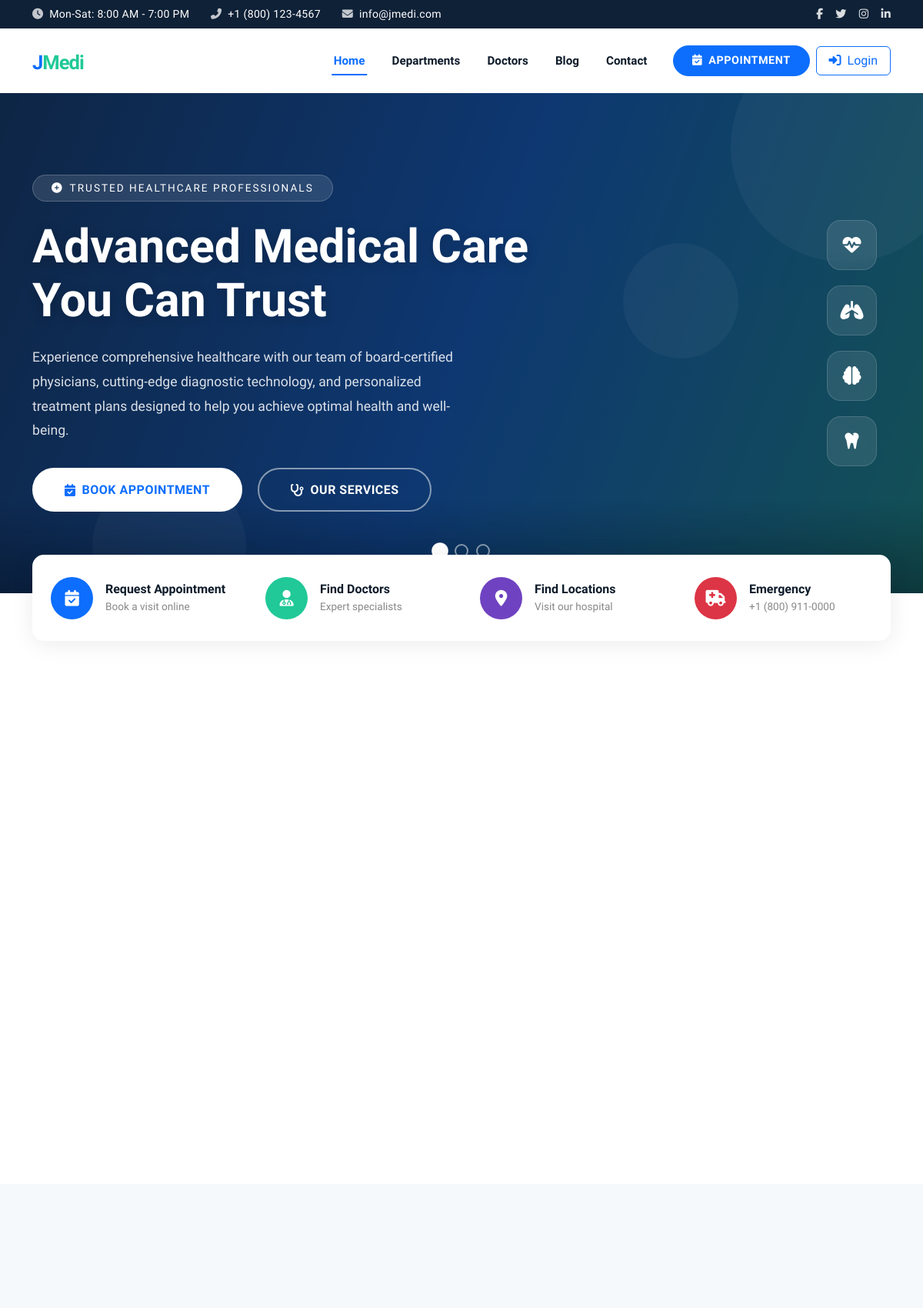
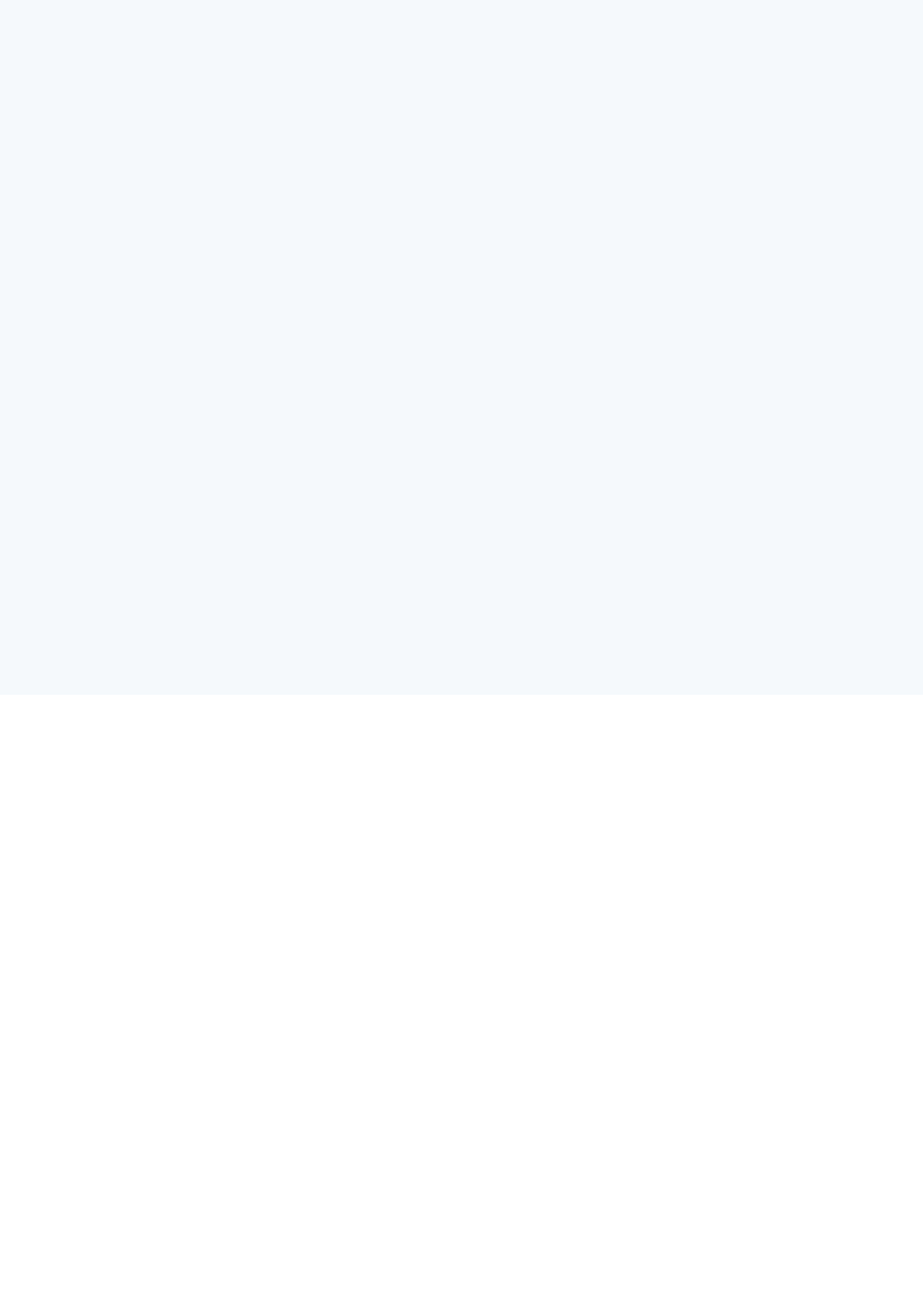
The page / (upper part) on the database its author committed (2 pictures, top to bottom).
### tables this page shows
CREATE TABLE IF NOT EXISTS `hero_slides` (
    `id`               INT AUTO_INCREMENT PRIMARY KEY,
    `title`            VARCHAR(255) NOT NULL,
    `subtitle`         VARCHAR(255),
    `description`      TEXT,
    `button_text`      VARCHAR(100) DEFAULT 'See All Services',
    `button_link`      VARCHAR(255) DEFAULT '/public/departments.php',
    `background_image` VARCHAR(255),
    `overlay_color`    VARCHAR(50)  DEFAULT 'rgba(15,33,55,0.7)',
    `text_animation`   VARCHAR(50)  DEFAULT 'fadeIn',
    `transition_effect` VARCHAR(50) DEFAULT 'slide',
    `sort_order`       INT          DEFAULT 0,
    `status`           SMALLINT     DEFAULT 1,
    `created_at`       TIMESTAMP    DEFAULT CURRENT_TIMESTAMP
);

### includes/functions.php (called while the page is built, shortened)
<?php
function e(string $str): string {
    return htmlspecialchars($str, ENT_QUOTES, 'UTF-8');
}
function getSettings(PDO $pdo): array {
    $stmt = $pdo->query("SELECT setting_key, setting_value FROM settings");
    $settings = [];
    while ($row = $stmt->fetch()) {
        $settings[$row['setting_key']] = $row['setting_value'];
    }
    return $settings;
}
function getHomeSection(PDO $pdo, string $key): array {
    try {
        $stmt = $pdo->prepare("SELECT section_data FROM home_sections WHERE section_key = :key");
        $stmt->execute([':key' => $key]);
        $row = $stmt->fetch();
        return $row ? json_decode($row['section_data'], true) : [];
    } catch (Exception $e) {
        return [];
    }
}
function getHeroSlides(PDO $pdo, bool $activeOnly = false): array {
    $sql = "SELECT * FROM hero_slides";
    if ($activeOnly) $sql .= " WHERE status = 1";
    $sql .= " ORDER BY sort_order ASC, id ASC";
    return $pdo->query($sql)->fetchAll();
}

### public/index.php (the view, shortened to what this page needs)
<?php
require_once __DIR__ . '/../includes/header.php';
$emergencyPhone = $settings['emergency_phone'] ?? '';
$heroSlides = getHeroSlides($pdo, true);
$infoStripData = getHomeSection($pdo, 'info_strip');
$secVis = getHomeSection($pdo, 'section_visibility');
if (empty($secVis)) $secVis = [];
$isVisible = function($key) use ($secVis) { return !isset($secVis[$key]) || !empty($secVis[$key]); };
?>
<?php if ($isVisible('hero_slider')): ?>
<?php if (!empty($heroSlides)): ?>
<section class="hero-slider">
    <div id="heroSlider" class="carousel slide" data-bs-ride="carousel" data-bs-interval="6000">
        <div class="carousel-indicators">
            <?php foreach ($heroSlides as $i => $slide): ?>
            <button type="button" data-bs-target="#heroSlider" data-bs-slide-to="<?= $i ?>" <?= $i === 0 ? 'class="active"' : '' ?>></button>
            <?php endforeach; ?>
        </div>
        <div class="carousel-inner">
            <?php foreach ($heroSlides as $i => $slide):
                $bgStyle = !empty($slide['background_image'])
                    ? "background-image:url('" . e($slide['background_image']) . "');"
                    : "background:linear-gradient(110deg, #0f2b5c 0%, #0D6EFD 50%, #20C997 100%);";
                $overlay = e($slide['overlay_color'] ?? 'rgba(15,33,55,0.7)');
                $anim = e($slide['text_animation'] ?? 'fadeIn');
            ?>
            <div class="carousel-item <?= $i === 0 ? 'active' : '' ?>" data-animation="<?= $anim ?>" data-transition="<?= e($slide['transition_effect'] ?? 'slide') ?>">
                <div class="slide-bg" style="<?= $bgStyle ?>"></div>
                <div class="slide-overlay" style="background:<?= $overlay ?>;"></div>
                <div class="slide-floating-shapes">
                    <div class="floating-shape"></div>
                    <div class="floating-shape"></div>
                    <div class="floating-shape"></div>
                </div>
                <div class="slide-content">
                    <div class="container">
                        <div class="row align-items-center">
                            <div class="col-lg-8">
                                <?php if (!empty($slide['subtitle'])): ?>
                                <div class="slide-subtitle"><i class="fas fa-plus-circle me-2"></i><?= e($slide['subtitle']) ?></div>
                                <?php endif; ?>
                                <h1 class="slide-title"><?= e($slide['title']) ?></h1>
                                <?php if (!empty($slide['description'])): ?>
                                <p class="slide-description"><?= e($slide['description']) ?></p>
                                <?php endif; ?>
                                <div class="slide-buttons">
                                    <a href="<?= e($slide['button_link'] ?? '#') ?>" class="slide-btn slide-btn-primary">
                                        <i class="fas fa-calendar-check"></i>
                                        <?= e($slide['button_text'] ?? 'Learn More') ?>
                                    </a>
                                    <a href="/public/departments.php" class="slide-btn slide-btn-outline">
                                        <i class="fas fa-stethoscope"></i>
                                        Our Services
                                    </a>
                                </div>
                            </div>
                        </div>
                    </div>
                </div>
                <div class="slide-pattern"></div>
            </div>
            <?php endforeach; ?>
        </div>
        <div class="slide-medical-icons d-none d-lg-flex">
            <div class="med-icon"><i class="fas fa-heartbeat"></i></div>
            <div class="med-icon"><i class="fas fa-lungs"></i></div>
            <div class="med-icon"><i class="fas fa-brain"></i></div>
            <div class="med-icon"><i class="fas fa-tooth"></i></div>
        </div>
    </div>
</section>
<?php endif; ?>
<?php endif; ?>
<?php if ($isVisible('info_strip')): ?>
<?php
$stripItems = $infoStripData['items'] ?? [
    ['title' => 'Request Appointment', 'subtitle' => 'Book a visit online', 'icon' => 'fa-calendar-check', 'link' => '/public/appointment.php', 'color' => '#0D6EFD'],
    ['title' => 'Find Doctors', 'subtitle' => 'Expert specialists', 'icon' => 'fa-user-md', 'link' => '/public/doctors.php', 'color' => '#20C997'],
    ['title' => 'Find Locations', 'subtitle' => 'Visit our hospital', 'icon' => 'fa-map-marker-alt', 'link' => '/public/contact.php', 'color' => '#6f42c1'],
    ['title' => 'Emergency', 'subtitle' => $emergencyPhone, 'icon' => 'fa-ambulance', 'link' => '', 'color' => '#dc3545']
];
$colSize = count($stripItems) > 0 ? intval(12 / count($stripItems)) : 3;
?>
<div class="container">
    <div class="info-strip">
        <div class="row g-0">
            <?php foreach ($stripItems as $stripItem): ?>
            <div class="col-lg-<?= $colSize ?> col-md-6">
                <?php if (!empty($stripItem['link'])): ?>
                <a href="<?= e($stripItem['link']) ?>" class="info-strip-item text-decoration-none">
                <?php else: ?>
                <div class="info-strip-item">
                <?php endif; ?>
                    <div class="strip-icon" style="background:<?= e($stripItem['color'] ?? '#0D6EFD') ?>;">
                        <i class="fas <?= e($stripItem['icon'] ?? 'fa-circle') ?>"></i>
                    </div>
                    <div>
                        <h6><?= e($stripItem['title']) ?></h6>
                        <p><?= e($stripItem['subtitle']) ?></p>
                    </div>
                <?php if (!empty($stripItem['link'])): ?>
                </a>
                <?php else: ?>
                </div>
                <?php endif; ?>
            </div>
            <?php endforeach; ?>
        </div>
    </div>
</div>
<?php endif; ?>
<?php if ($isVisible('about_section')): ?>
<section class="about-section section-padding">
    <div class="container">
        <div class="row align-items-center g-5">
        </div>
    </div>
</section>
<?php endif; ?>
<?php if ($isVisible('departments')): ?>
<section class="section-padding" style="background:var(--light-bg);">
    <div class="container">
        <div class="row g-4">
        </div>
    </div>
</section>
<?php endif; ?>
<?php if ($isVisible('doctors')): ?>
<section class="section-padding">
    <div class="container">
        <div class="row g-4">
        </div>
    </div>
</section>
<?php endif; ?>
<?php require_once __DIR__ . '/../includes/footer.php'; ?>

### assets/css/style.css (style rules this page uses)
:root { --primary: #0D6EFD; --primary-dark: #0a58ca; --secondary: #20C997; --secondary-dark: #1aae82; --dark: #0e1b2a; --dark-blue: #0f2137; --light-bg: #f5f9fc; --text-body: #555; --text-heading: #0e1b2a; --border-light: #e9ecef; }
body { font-family: 'Segoe UI', Tahoma, Geneva, Verdana, sans-serif; color: var(--text-body); overflow-x: hidden; }
h1, h2, h3, h4, h5, h6 { color: var(--text-heading); font-weight: 700; }
a { transition: all 0.3s ease; }
.info-strip { background: white; box-shadow: 0 4px 30px rgba(0,0,0,0.08); border-radius: 15px; margin-top: -50px; position: relative; z-index: 10; }
.info-strip-item { padding: 1.8rem 1.5rem; display: flex; align-items: center; gap: 1rem; border-right: 1px solid var(--border-light); transition: all 0.3s; }
.info-strip-item:last-child { border-right: none; }
.info-strip-item .strip-icon { width: 55px; height: 55px; border-radius: 50%; display: flex; align-items: center; justify-content: center; font-size: 1.3rem; color: white; flex-shrink: 0; }
.info-strip-item h6 { font-size: 1rem; font-weight: 700; margin-bottom: 0.2rem; }
.info-strip-item p { font-size: 0.85rem; color: #888; margin: 0; }
.section-padding { padding: 5rem 0; }
.about-section { position: relative; overflow: hidden; }

### rows shown on the page
hero_slides: subtitle "TRUSTED HEALTHCARE PROFESSIONALS", title "Advanced Medical Care You Can Trust", description "Experience comprehensive healthcare with our team of board-certified physicians, cutting-edge diagnostic technology, and personalized treatment plans designed to help you achieve optimal health and well-being.", button_text "BOOK APPOINTMENT"

### other values the page prints
$settings['phone'] "+1 (800) 123-4567"
$settings['email'] "info@jmedi.com"
$stripItem['title'] "Request Appointment"
$stripItem['subtitle'] "Book a visit online"
$stripItem['title'] "Find Doctors"
$stripItem['subtitle'] "Expert specialists"
$stripItem['title'] "Find Locations"
$stripItem['subtitle'] "Visit our hospital"
$stripItem['title'] "Emergency"
$stripItem['subtitle'] "+1 (800) 911-0000"
